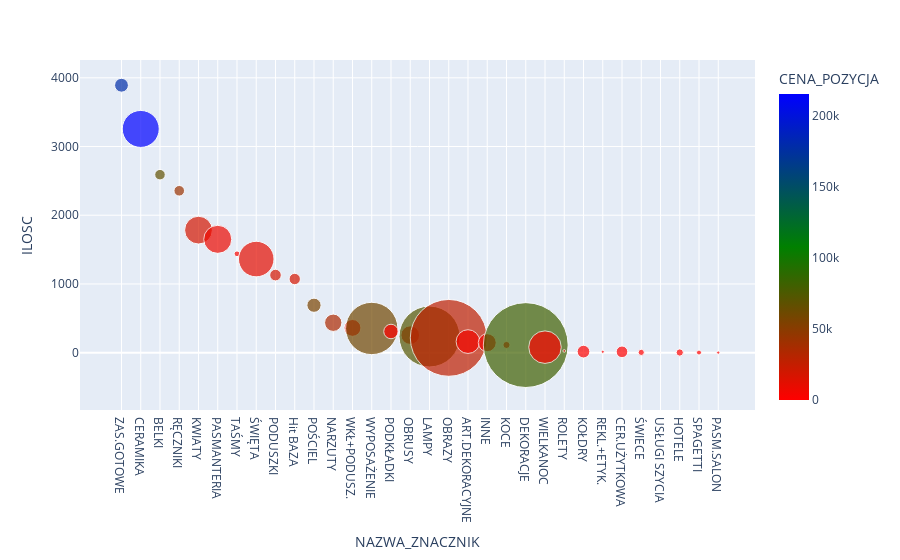

Source (notebook cell):
### Code cell
func_plot_scatter(df_fi, {'ILOSC':'sum',
                         'CENA_POZYCJA':'sum'}, 
                  'NAZWA_ZNACZNIK',
                 df_sell)

### Figure 1 — Plotly figure (JSON) as saved in the notebook; plotly's stock layout.template omitted (floating-point values rounded to 4 significant figures)
{"data": [{"hovertemplate": "NAZWA_ZNACZNIK=%{x}<br>ILOSC=%{y}<br>proc=%{marker.size}<br>CENA_POZYCJA=%{marker.color}<extra></extra>", "legendgroup": "", "marker": {"color": [178500.0, 215200.0, 67300.0, 42230.0, 18150.0, 7511.0, 2678.0, 10640.0, 17920.0, 17520.0, 56190.0, 34710.0, 2083.0, 59950.0, 1738.0, 7731.0, 72000.0, 26420.0, 5317.0, 3297.0, 5903.0, 80520.0, 1539.0, 3173.0, 1007.0, 60.69, 266.8, 138.5, 0, 52.91, 38.74, 0], "coloraxis": "coloraxis", "size": [0.5717, 4.083, 0.3301, 0.3343, 2.305, 2.347, 0.09993, 3.773, 0.4014, 0.3855, 0.6018, 0.898, 0.8461, 8.177, 0.6279, 1.032, 11.06, 17.64, 1.687, 0.9655, 0.1518, 21.5, 3.166, 0.02163, 0.4799, 0.02943, 0.404, 0.114, 0.0003984, 0.1564, 0.07396, 0.03142], "sizemode": "area", "sizeref": 0.005971, "symbol": "circle"}, "mode": "markers", "name": "", "orientation": "v", "showlegend": false, "type": "scatter", "x": ["ZAS.GOTOWE", "CERAMIKA", "BELKI", "RĘCZNIKI", "KWIATY", "PASMANTERIA", "TAŚMY", "ŚWIĘTA", "PODUSZKI", "Hit BAZA", "POŚCIEL", "NARZUTY", "WKŁ+PODUSZ.", "WYPOSAŻENIE", "PODKŁADKI", "OBRUSY", "LAMPY", "OBRAZY", "ART.DEKORACYJNE", "INNE", "KOCE", "DEKORACJE", "WIELKANOC", "ROLETY", "KOŁDRY", "REKL.+ETYK.", "CER.UŻYTKOWA", "ŚWIECE", "USŁUGI SZYCIA", "HOTELE", "SPAGETTI", "PASM.SALON"], "xaxis": "x", "y": [3892, 3256, 2590.0, 2356, 1783, 1649.0, 1438.0, 1362, 1129, 1072.0, 690, 435, 360, 352, 308, 255, 235, 215, 161, 145, 112, 110.4, 80, 25, 15, 13, 12, 4, 3, 2, 1, 1], "yaxis": "y"}], "layout": {"autosize": true, "coloraxis": {"colorbar": {"title": {"text": "CENA_POZYCJA"}}, "colorscale": [[0, "red"], [0.5, "green"], [1, "blue"]]}, "legend": {"itemsizing": "constant", "tracegroupgap": 0}, "margin": {"t": 60}, "xaxis": {"anchor": "y", "autorange": true, "domain": [0, 1], "range": [-1.92, 32.81], "title": {"text": "NAZWA_ZNACZNIK"}, "type": "category"}, "yaxis": {"anchor": "x", "autorange": true, "domain": [0, 1], "range": [-676.7, 4226.0], "title": {"text": "ILOSC"}, "type": "linear"}}}
